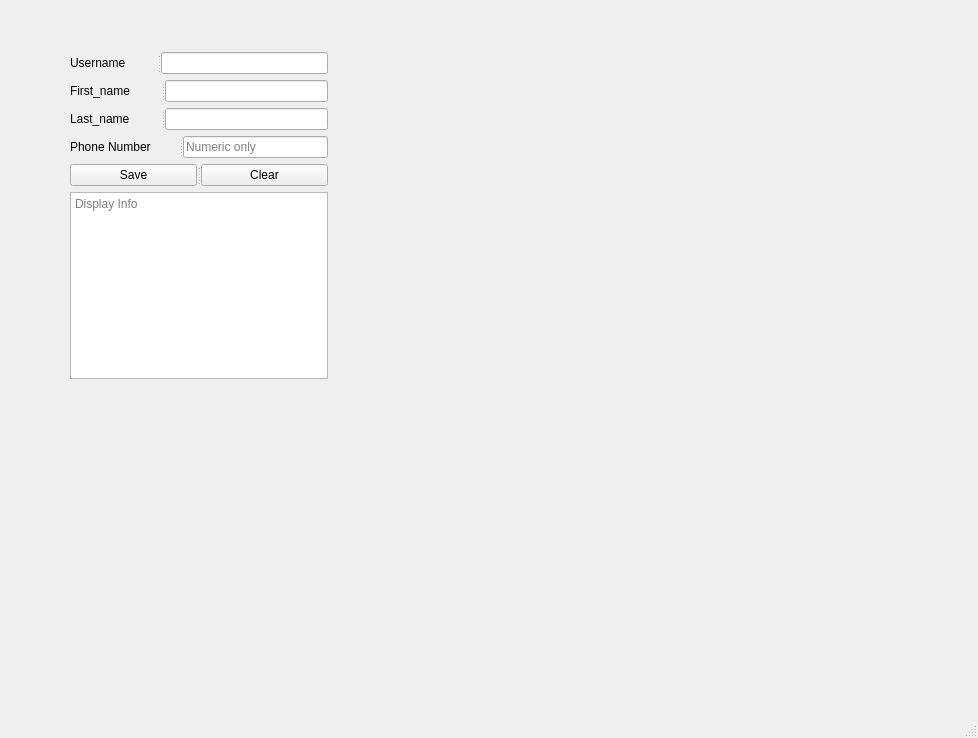
<?xml version="1.0" encoding="UTF-8"?>
<ui version="4.0">
 <class>MainWindow</class>
 <widget class="QMainWindow" name="MainWindow">
  <property name="geometry">
   <rect>
    <x>0</x>
    <y>0</y>
    <width>978</width>
    <height>738</height>
   </rect>
  </property>
  <property name="windowTitle">
   <string>MainWindow</string>
  </property>
  <widget class="QWidget" name="centralwidget">
   <widget class="QWidget" name="">
    <property name="geometry">
     <rect>
      <x>70</x>
      <y>52</y>
      <width>258</width>
      <height>327</height>
     </rect>
    </property>
    <layout class="QVBoxLayout" name="verticalLayout">
     <item>
      <widget class="QSplitter" name="splitter_2">
       <property name="orientation">
        <enum>Qt::Horizontal</enum>
       </property>
       <widget class="QLabel" name="label">
        <property name="text">
         <string>Username</string>
        </property>
       </widget>
       <widget class="QLineEdit" name="lineEdit"/>
      </widget>
     </item>
     <item>
      <widget class="QSplitter" name="splitter">
       <property name="orientation">
        <enum>Qt::Horizontal</enum>
       </property>
       <widget class="QLabel" name="label_2">
        <property name="text">
         <string>First_name</string>
        </property>
       </widget>
       <widget class="QLineEdit" name="lineEdit_2"/>
      </widget>
     </item>
     <item>
      <widget class="QSplitter" name="splitter_4">
       <property name="orientation">
        <enum>Qt::Horizontal</enum>
       </property>
       <widget class="QLabel" name="label_3">
        <property name="text">
         <string>Last_name</string>
        </property>
       </widget>
       <widget class="QLineEdit" name="lineEdit_3"/>
      </widget>
     </item>
     <item>
      <widget class="QSplitter" name="splitter_3">
       <property name="orientation">
        <enum>Qt::Horizontal</enum>
       </property>
       <widget class="QLabel" name="label_4">
        <property name="text">
         <string>Phone Number</string>
        </property>
       </widget>
       <widget class="QLineEdit" name="lineEdit_4">
        <property name="placeholderText">
         <string>Numeric only</string>
        </property>
       </widget>
      </widget>
     </item>
     <item>
      <widget class="QSplitter" name="splitter_5">
       <property name="orientation">
        <enum>Qt::Horizontal</enum>
       </property>
       <widget class="QPushButton" name="pushButton">
        <property name="text">
         <string>Save</string>
        </property>
       </widget>
       <widget class="QPushButton" name="pushButton_2">
        <property name="text">
         <string>Clear</string>
        </property>
       </widget>
      </widget>
     </item>
     <item>
      <widget class="QTextEdit" name="textEdit">
       <property name="placeholderText">
        <string>Display Info </string>
       </property>
      </widget>
     </item>
    </layout>
   </widget>
  </widget>
  <widget class="QMenuBar" name="menubar">
   <property name="geometry">
    <rect>
     <x>0</x>
     <y>0</y>
     <width>978</width>
     <height>21</height>
    </rect>
   </property>
  </widget>
  <widget class="QStatusBar" name="statusbar"/>
 </widget>
 <resources/>
 <connections/>
</ui>
